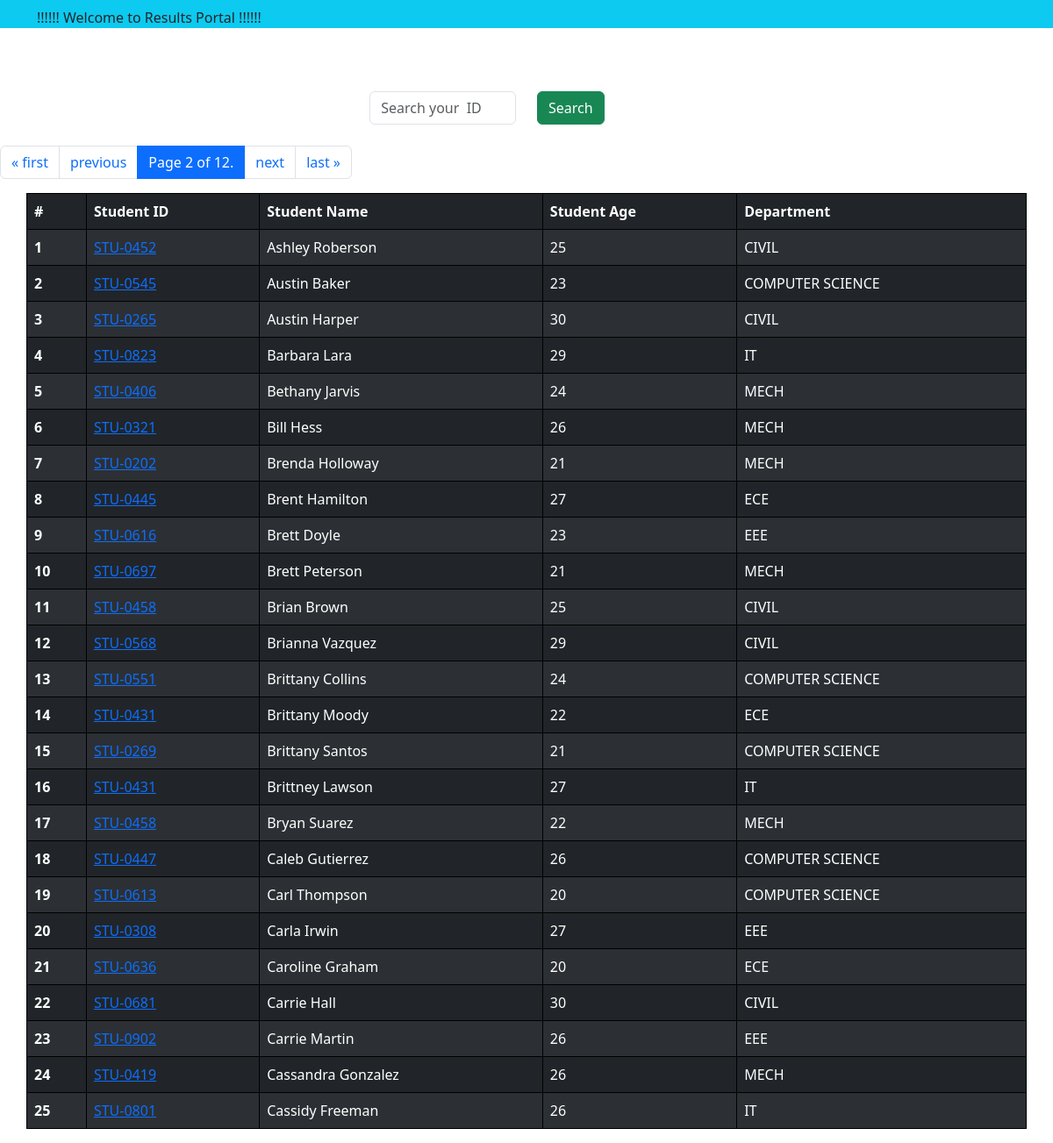
Screenshot of /?page=2 with the database file from the repository.
### reports/models.py (models this page shows, shortened)
class Student(models.Model):
    student_name=models.CharField(max_length=100)
    student_email=models.EmailField(unique=True)
    student_age=models.IntegerField(default=18)
    student_address=models.CharField(max_length=100)
    student_id=models.OneToOneField(StudentID,related_name='studentid',on_delete=models.CASCADE)
    department=models.ForeignKey(Department,related_name='depart',on_delete=models.CASCADE)
    class Meta:
        ordering=['student_name']
        verbose_name='student'

class StudentID(models.Model):
    student_id=models.CharField(max_length=100)
    def __str__(self) -> str:
        return self.student_id

class Department(models.Model):
    department=models.CharField(max_length=100)
    class Meta:
        ordering=['department']

### reports/views.py (the view, shortened to what this page needs)
# urls.py: path('',get_student),
def get_student(request):
    queryset=Student.objects.all()
    paginator = Paginator(queryset, 25)  # Show 25 contacts per page.
    page_number = request.GET.get("page",1)
    page_obj = paginator.get_page(page_number)
    return render(request,'reports/students.html',context={'students':page_obj})

### reports/templates/reports/students.html
{% extends 'base.html' %}
{% block start %}
<br>
<div class="container mt-5 d-flex justify-content-center">
    <form method="get" class="mb-4" >
        <div class="row">
          <div class="col-md-6">
              <input type="text" name="search" class="form-control" placeholder="Search your  ID">
          </div>
          <div class="col-md-6">
              <button type="submit" class="btn btn-success">Search</button>
          </div>
        </div>
    </form>
</div>
<table class=" container table table-striped table-dark">
    <thead>
      <tr>
        <th scope="col">#</th>
        <th scope="col">Student ID</th>
        <th scope="col">Student Name</th>
        <th scope="col">Student Age</th>
        <th scope="col">Department</th>
    </thead>
    <tbody>
        {% for student in students %}
        <tr>
            <th scope="row">{{forloop.counter}}</th>
            <td>
                <a href="{% url 'see_marks' student.student_id  %}">{{student.student_id}}</a>
            </td>
            <td>{{student.student_name}}</td>
            <td>{{student.student_age}}</td>
            <td>{{student.department.department}}</td>
          </tr>
        {% endfor %}
    </tbody>
    <nav aria-label="...">
            <div class="pagination">
                <ul class="pagination">
                    {% if students.has_previous %}
                    <li class="page-item "><a class="page-link" href="?page=1">&laquo; first</a> </li>
                    <li class="page-item"><a class="page-link" href="?page={{ students.previous_page_number }}">previous</a></li>
                    {% endif %}
                    <li class="page-item active">
                        <a class="page-link"><span class="sr-only">Page {{ students.number }} of {{ students.paginator.num_pages }}.</span></a>
                    </li>
                    {% if students.has_next %}
                    <li class="page-item"><a class="page-link" href="?page={{ students.next_page_number }}">next</a></li>
                    <li class="page-item"><a class="page-link" href="?page={{ students.paginator.num_pages }}">last &raquo;</a></li>
                    {% endif %}
                </ul>
            </div>
        </nav>
  </table>
{% endblock%}

### reports/templates/base.html (style rules this page uses)
table, th, td { border: 1px solid black; border-collapse: collapse; }

### rows the page displays
Student: student_id "STU-0452", student_name "Ashley Roberson", student_age "25", department.department "CIVIL"
Student: student_id "STU-0545", student_name "Austin Baker", student_age "23", department.department "COMPUTER SCIENCE"
Student: student_id "STU-0265", student_name "Austin Harper", student_age "30", department.department "CIVIL"
Student: student_id "STU-0823", student_name "Barbara Lara", student_age "29", department.department "IT"
Student: student_id "STU-0406", student_name "Bethany Jarvis", student_age "24", department.department "MECH"
Student: student_id "STU-0321", student_name "Bill Hess", student_age "26", department.department "MECH"
Student: student_id "STU-0202", student_name "Brenda Holloway", student_age "21", department.department "MECH"
Student: student_id "STU-0445", student_name "Brent Hamilton", student_age "27", department.department "ECE"
Student: student_id "STU-0616", student_name "Brett Doyle", student_age "23", department.department "EEE"
Student: student_id "STU-0697", student_name "Brett Peterson", student_age "21", department.department "MECH"
Student: student_id "STU-0458", student_name "Brian Brown", student_age "25", department.department "CIVIL"
Student: student_id "STU-0568", student_name "Brianna Vazquez", student_age "29", department.department "CIVIL"
Student: student_id "STU-0551", student_name "Brittany Collins", student_age "24", department.department "COMPUTER SCIENCE"
Student: student_id "STU-0431", student_name "Brittany Moody", student_age "22", department.department "ECE"
Student: student_id "STU-0269", student_name "Brittany Santos", student_age "21", department.department "COMPUTER SCIENCE"
Student: student_id "STU-0431", student_name "Brittney Lawson", student_age "27", department.department "IT"
Student: student_id "STU-0458", student_name "Bryan Suarez", student_age "22", department.department "MECH"
Student: student_id "STU-0447", student_name "Caleb Gutierrez", student_age "26", department.department "COMPUTER SCIENCE"
Student: student_id "STU-0613", student_name "Carl Thompson", student_age "20", department.department "COMPUTER SCIENCE"
Student: student_id "STU-0308", student_name "Carla Irwin", student_age "27", department.department "EEE"
Student: student_id "STU-0636", student_name "Caroline Graham", student_age "20", department.department "ECE"
Student: student_id "STU-0681", student_name "Carrie Hall", student_age "30", department.department "CIVIL"
Student: student_id "STU-0902", student_name "Carrie Martin", student_age "26", department.department "EEE"
Student: student_id "STU-0419", student_name "Cassandra Gonzalez", student_age "26", department.department "MECH"
Student: student_id "STU-0801", student_name "Cassidy Freeman", student_age "26", department.department "IT"

### other values shown
{{ students.number }} "2"
{{ students.paginator.num_pages }} "12"
